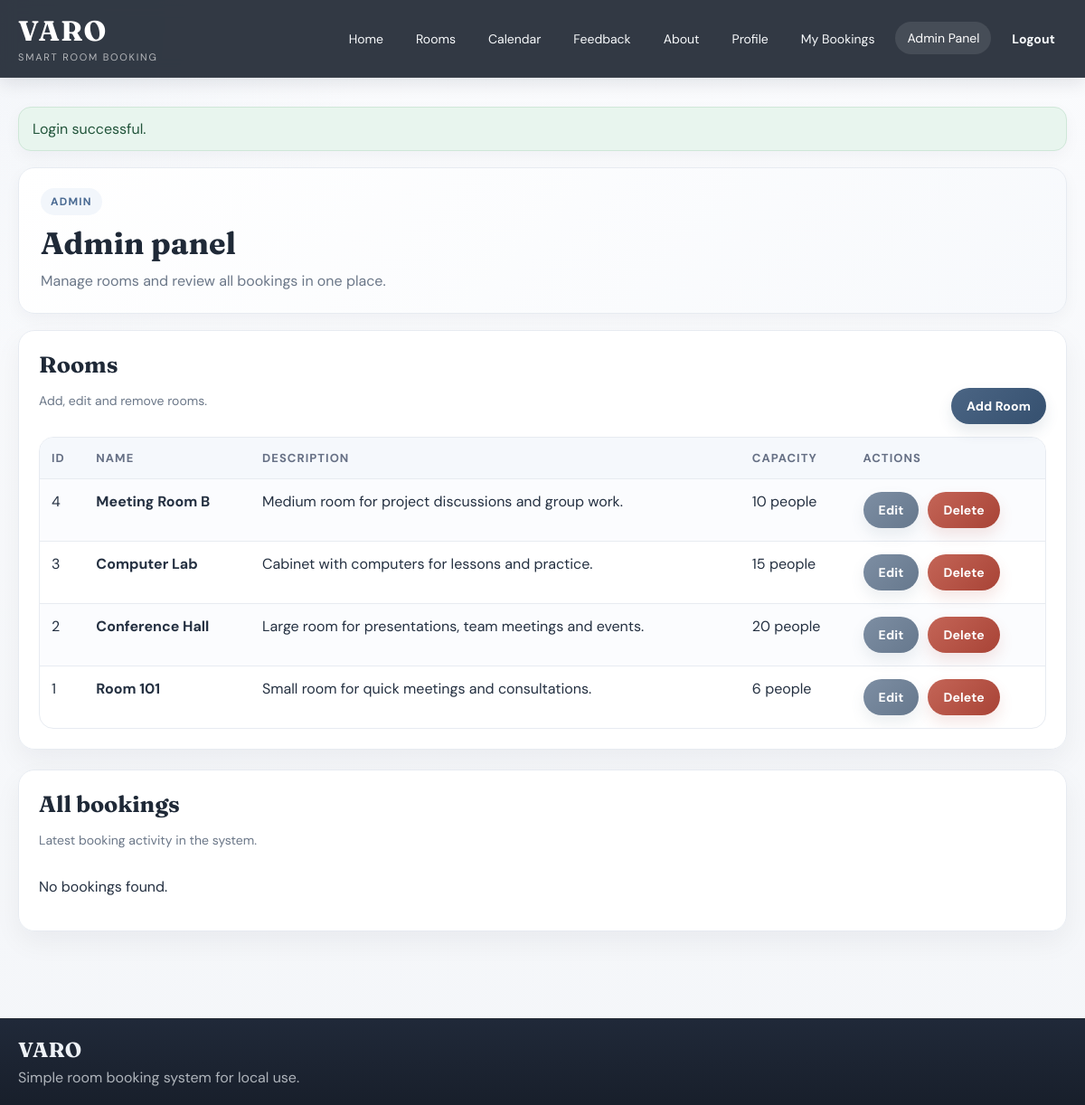
/admin_panel.php (signed in), run on the app's committed database.
### tables this page shows
CREATE TABLE rooms (
    id INT AUTO_INCREMENT PRIMARY KEY,
    name VARCHAR(100) NOT NULL,
    description TEXT NOT NULL,
    capacity INT NOT NULL
);

### config.php (called while the page is built, shortened)
<?php
function e($text)
{
    return htmlspecialchars((string)$text, ENT_QUOTES, 'UTF-8');
}

### admin_panel.php (the view, shortened to what this page needs)
<?php
require_once 'admin_auth.php';
$sql = "SELECT * FROM rooms ORDER BY id DESC";
$stmt = $conn->prepare($sql);
$stmt->execute();
$rooms = $stmt->fetchAll();
$sql = "SELECT bookings.*, users.name AS user_name, users.email, rooms.name AS room_name
        FROM bookings
        INNER JOIN users ON bookings.user_id = users.id
        INNER JOIN rooms ON bookings.room_id = rooms.id
        ORDER BY bookings.created_at DESC";
$stmt = $conn->prepare($sql);
$stmt->execute();
$bookings = $stmt->fetchAll();
include 'header.php';
?>
<div class="page-intro fade-card">
    <span class="section-tag">Admin</span>
    <h1>Admin panel</h1>
    <p>Manage rooms and review all bookings in one place.</p>
</div>
<div class="card glass-card fade-card delay-1">
    <div class="section-head">
        <div>
            <h2>Rooms</h2>
            <p class="small-text">Add, edit and remove rooms.</p>
        </div>
        <a href="add_room.php" class="btn">Add Room</a>
    </div>
    <?php if ($rooms): ?>
        <table>
            <tr>
                <th>ID</th>
                <th>Name</th>
                <th>Description</th>
                <th>Capacity</th>
                <th>Actions</th>
            </tr>
            <?php foreach ($rooms as $row): ?>
                <tr>
                    <td><?php echo e($row['id']); ?></td>
                    <td><strong><?php echo e($row['name']); ?></strong></td>
                    <td><?php echo e($row['description']); ?></td>
                    <td><?php echo e($row['capacity']); ?> people</td>
                    <td>
                        <div class="actions">
                            <a href="edit_room.php?id=<?php echo e($row['id']); ?>" class="btn btn-secondary">Edit</a>
                            <form method="post" action="delete_room.php" class="inline-form" onsubmit="return confirm('Delete this room?')">
                                <button type="submit" class="btn btn-danger">Delete</button>
                            </form>
                        </div>
                    </td>
                </tr>
            <?php endforeach; ?>
        </table>
    <?php else: ?>
        <p>No rooms found.</p>
    <?php endif; ?>
</div>
<div class="card glass-card fade-card delay-2">
    <div class="section-head">
        <div>
            <h2>All bookings</h2>
            <p class="small-text">Latest booking activity in the system.</p>
        </div>
    </div>
    <?php if ($bookings): ?>
        <table>
            <tr>
                <th>ID</th>
                <th>User</th>
                <th>Email</th>
                <th>Room</th>
                <th>Date</th>
                <th>Start</th>
                <th>End</th>
                <th>Status</th>
                <th>Created</th>
            </tr>
            <?php foreach ($bookings as $row): ?>
                <?php $status_data = get_booking_status_data($row['booking_date'], $row['end_time'], $row['status']); ?>
                <tr>
                    <td><?php echo e($row['id']); ?></td>
                    <td><strong><?php echo e($row['user_name']); ?></strong></td>
                    <td><?php echo e($row['email']); ?></td>
                    <td><?php echo e($row['room_name']); ?></td>
                    <td><?php echo e($row['booking_date']); ?></td>
                    <td><?php echo e(substr($row['start_time'], 0, 5)); ?></td>
                    <td><?php echo e(substr($row['end_time'], 0, 5)); ?></td>
                    <td>
                        <span class="status-pill <?php echo e($status_data['class']); ?>">
                            <?php echo e($status_data['label']); ?>
                        </span>
                    </td>
                    <td><?php echo e($row['created_at']); ?></td>
                </tr>
            <?php endforeach; ?>
        </table>
    <?php else: ?>
        <p>No bookings found.</p>
    <?php endif; ?>
</div>
<?php include 'footer.php'; ?>

### style.css (style rules this page uses)
* { box-sizing: border-box; }
body { margin: 0; font-family: 'DM Sans', sans-serif; background: radial-gradient(circle at top left, rgba(127, 155, 189, 0.05), transparent 24%), linear-gradient(180deg, #fafbfd 0%, #f4f6f9 100%); color: var(--text-main); }
a { color: var(--brand); text-decoration: none; }
.page-intro { margin-bottom: 18px; padding: 22px 24px; border-radius: 18px; background: linear-gradient(135deg, #ffffff, #f7f9fc); border: 1px solid var(--line); box-shadow: var(--shadow-soft); }
.page-intro h1 { margin: 10px 0 8px; font-family: 'Fraunces', serif; font-size: 34px; color: #1f2937; }
.page-intro p { margin: 0; color: var(--text-soft); max-width: 720px; line-height: 1.65; }
.section-tag { display: inline-flex; align-items: center; padding: 7px 11px; border-radius: 999px; background: var(--accent-light); color: var(--brand); font-size: 12px; font-weight: 700; letter-spacing: 0.1em; text-transform: uppercase; }
.card, .glass-card { background: var(--panel); border: 1px solid var(--line); border-radius: 18px; padding: 22px; margin-bottom: 22px; box-shadow: var(--shadow-card); }
.card h1, .card h2, .card h3 { margin-top: 0; font-family: 'Fraunces', serif; color: #1f2937; }
.card h2 { margin-bottom: 12px; font-size: 25px; }
.section-head { display: flex; justify-content: space-between; align-items: flex-end; gap: 16px; margin-bottom: 14px; }
.fade-card { animation: fadeUp 0.65s ease both; }
.delay-1 { animation-delay: 0.1s; }
.delay-2 { animation-delay: 0.2s; }
.btn, button { display: inline-flex; align-items: center; justify-content: center; gap: 8px; padding: 11px 17px; border: none; border-radius: 999px; cursor: pointer; font-family: inherit; font-size: 14px; font-weight: 700; letter-spacing: 0.01em; color: #ffffff; background: linear-gradient(135deg, #4b6584 0%, #35506f 100%); box-shadow: 0 8px 16px rgba(53, 80, 111, 0.12); transition: transform 0.2s ease, box-shadow 0.2s ease, filter 0.2s ease; }
.btn-secondary { background: linear-gradient(135deg, #7d8ea3 0%, #66788d 100%); box-shadow: 0 8px 16px rgba(102, 120, 141, 0.12); }
.btn-danger { background: linear-gradient(135deg, #c46557 0%, #a84336 100%); box-shadow: 0 8px 16px rgba(185, 77, 63, 0.14); }
table { width: 100%; border-collapse: separate; border-spacing: 0; overflow: hidden; border-radius: 16px; background: #ffffff; border: 1px solid var(--line); }
th, td { padding: 14px 13px; text-align: left; vertical-align: top; border-bottom: 1px solid var(--line); }
th { background: #f5f8fc; color: #667085; font-size: 13px; text-transform: uppercase; letter-spacing: 0.08em; }
tr:last-child td { border-bottom: none; }
tr:nth-child(even) td { background: #fbfcfe; }
.actions { display: flex; flex-wrap: wrap; gap: 10px; }
.inline-form { display: inline-flex; margin: 0; }
.inline-form button { min-height: auto; }
.small-text { color: var(--text-soft); font-size: 14px; line-height: 1.6; }

### data on the page
rooms: id "4", name "Meeting Room B", description "Medium room for project discussions and group work.", capacity "10"
rooms: id "3", name "Computer Lab", description "Cabinet with computers for lessons and practice.", capacity "15"
rooms: id "2", name "Conference Hall", description "Large room for presentations, team meetings and events.", capacity "20"
rooms: id "1", name "Room 101", description "Small room for quick meetings and consultations.", capacity "6"

### other printed values
$message['text'] "Login successful."
